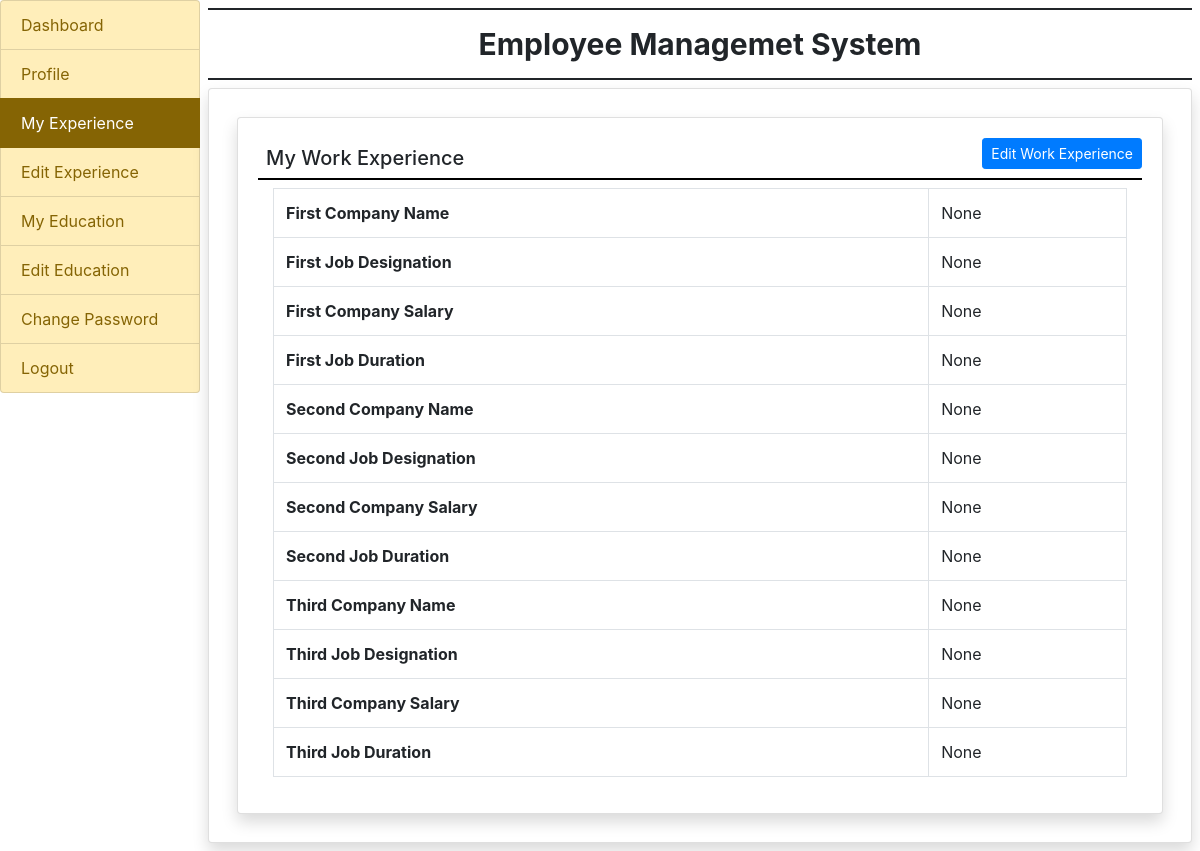
Screenshot of /myexperience (signed in) with the database file from the repository.
### app/models.py (models this page shows, shortened)
class EmployeeExperience(models.Model):
	user = models.ForeignKey(User,on_delete=models.CASCADE)
	company1name = models.CharField(max_length=100,null=True)
	company1desig = models.CharField(max_length=200,null=True)
	company1salary = models.CharField(max_length=100,null=True)
	conpany1duration = models.CharField(max_length=100,null=True)
	company2name = models.CharField(max_length=100,null=True)
	company2desig = models.CharField(max_length=200,null=True)
	company2salary = models.CharField(max_length=100,null=True)
	conpany2duration = models.CharField(max_length=100,null=True)
	company3name = models.CharField(max_length=100,null=True)
	company3desig = models.CharField(max_length=200,null=True)
	company3salary = models.CharField(max_length=100,null=True)
	conpany3duration = models.CharField(max_length=100,null=True)

### app/views.py (the view)
# urls.py: path('myexperience',myexperience,name='myexperience'),
def myexperience(request):
	if not request.user.is_authenticated:
		return redirect('emplogin')
	user=request.user
	experience = EmployeeExperience.objects.get(user=user)
	return render(request,'myexperience.html',locals())

### templates/myexperience.html
{% extends 'emp_base.html' %}
{% load static %}
{% block body %}
<div class="row">
<div class="col-sm-12 mx-auto">
<div class="card shadow m-2">
	<div class="card-body">
		<a href="{% url 'editexperience' %}" class="btn btn-primary float-right btn-sm">Edit Work Experience</a>
		<h5 class="p-2" style="border-bottom: 2px solid black;">My Work Experience</h5>
		<div class="container-fluid">
			<table class="table table-bordered">
				<tr>
					<th>First Company Name</th>
					<td>{{experience.company1name}}</td>
				</tr>
				<tr>
					<th>First Job Designation</th>
					<td>{{experience.company1desig}}</td>
				</tr>
				<tr>
					<th>First Company Salary</th>
					<td>{{experience.company1salary}}</td>
				</tr>
				<tr>
					<th>First Job Duration</th>
					<td>{{experience.conpany1duration}}</td>
				</tr>
				<tr>
					<th>Second Company Name</th>
					<td>{{experience.company2name}}</td>
				</tr>
				<tr>
					<th>Second Job Designation</th>
					<td>{{experience.company2desig}}</td>
				</tr>
				<tr>
					<th>Second Company Salary</th>
					<td>{{experience.company2salary}}</td>
				</tr>
				<tr>
					<th>Second Job Duration</th>
					<td>{{experience.conpany2duration}}</td>
				</tr>
				<tr>
					<th>Third Company Name</th>
					<td>{{experience.company3name}}</td>
				</tr>
				<tr>
					<th>Third Job Designation</th>
					<td>{{experience.company3desig}}</td>
				</tr>
				<tr>
					<th>Third Company Salary</th>
					<td>{{experience.company3salary}}</td>
				</tr>
				<tr>
					<th>Third Job Duration</th>
					<td>{{experience.conpany3duration}}</td>
				</tr>
			</table>
		</div>
	</div>
</div>
</div>
</div>
{% endblock %}

### rows the page displays
EmployeeExperience: company1name "None", company1desig "None", company1salary "None", conpany1duration "None", company2name "None", company2desig "None", company2salary "None", conpany2duration "None", company3name "None", company3desig "None", company3salary "None", conpany3duration "None"
